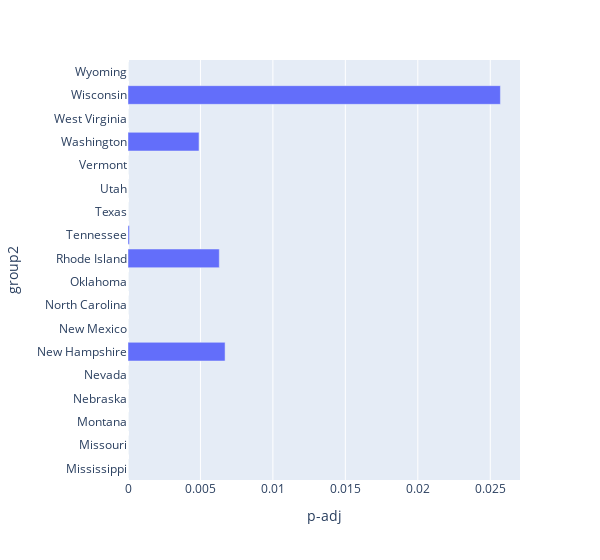

Notebook source saved alongside this figure:
### Code cell
import plotly.express as px

fig = px.bar(diff_mn, x='p-adj', y='group2', width=600)
fig.write_html("../../../graphs/html/three/tukey_test-2.html")
fig.show()

### Figure 1 — Plotly figure (JSON) as saved in the notebook; plotly's stock layout.template omitted (floating-point values rounded to 4 significant figures)
{"data": [{"alignmentgroup": "True", "hovertemplate": "p-adj=%{x}<br>group2=%{y}<extra></extra>", "legendgroup": "", "marker": {"color": "#636efa", "pattern": {"shape": ""}}, "name": "", "offsetgroup": "", "orientation": "h", "showlegend": false, "textposition": "auto", "type": "bar", "x": [0, 0, 0, 0, 0, 0.0067, 0, 0, 0, 0.0063, 0.0001, 0, 0, 0, 0.0049, 0, 0.0257, 0], "xaxis": "x", "y": ["Mississippi", "Missouri", "Montana", "Nebraska", "Nevada", "New Hampshire", "New Mexico", "North Carolina", "Oklahoma", "Rhode Island", "Tennessee", "Texas", "Utah", "Vermont", "Washington", "West Virginia", "Wisconsin", "Wyoming"], "yaxis": "y"}], "layout": {"barmode": "relative", "legend": {"tracegroupgap": 0}, "margin": {"t": 60}, "width": 600, "xaxis": {"anchor": "y", "domain": [0, 1], "title": {"text": "p-adj"}}, "yaxis": {"anchor": "x", "domain": [0, 1], "title": {"text": "group2"}}}}
